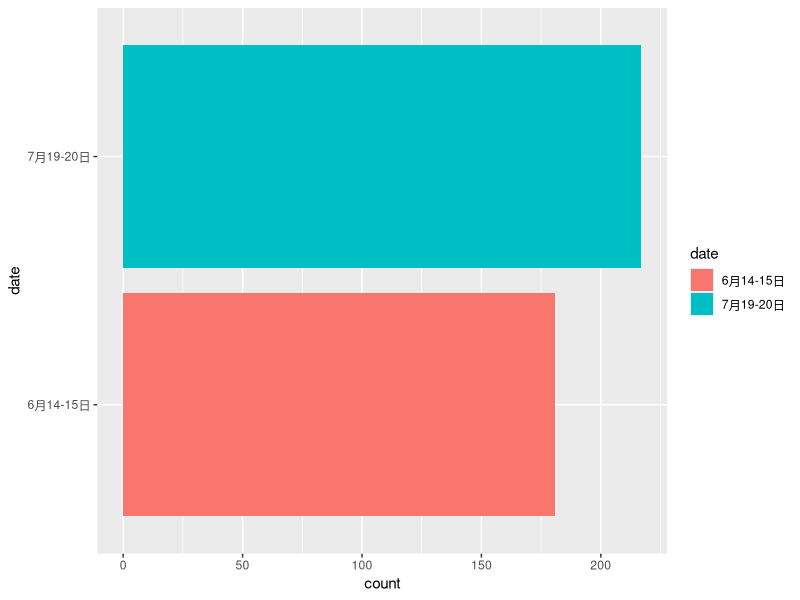
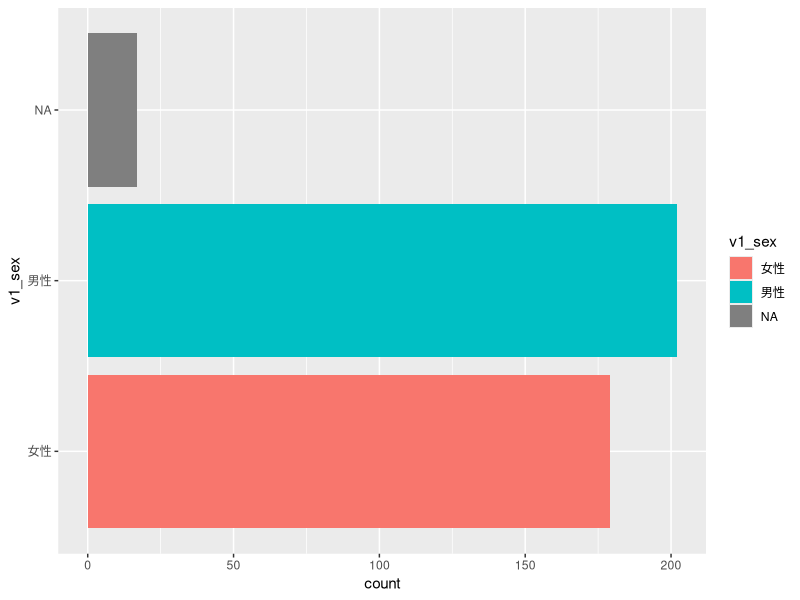
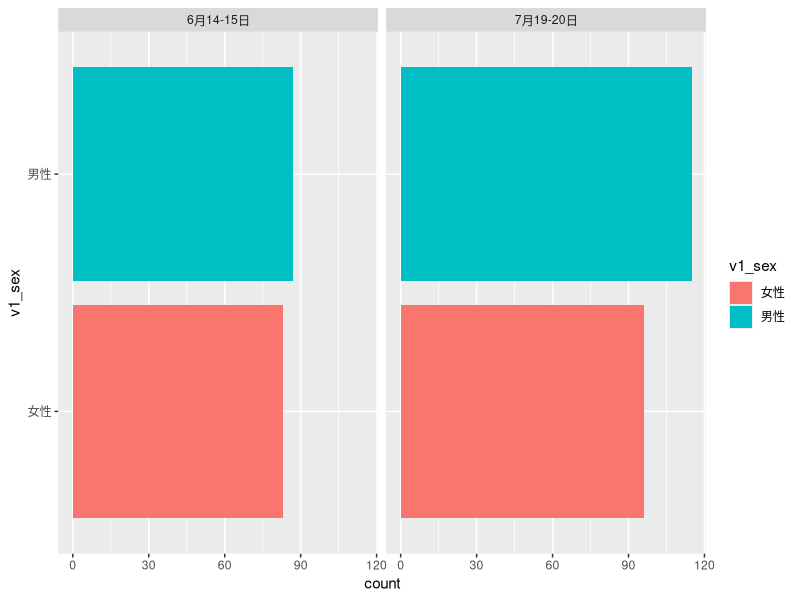
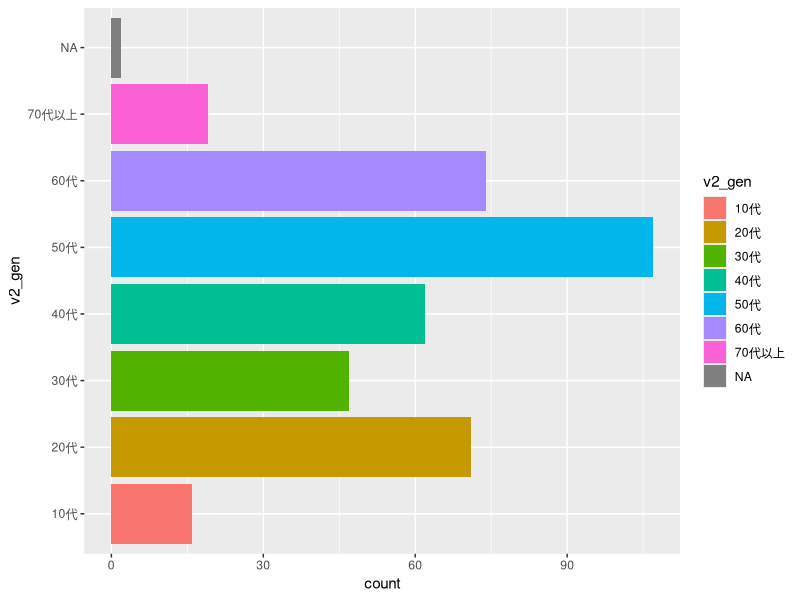
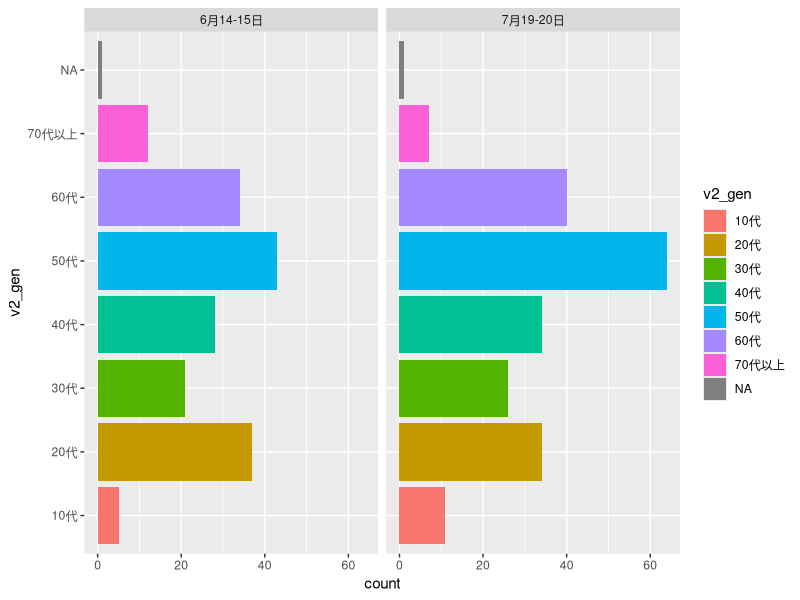

The R script that drew these images, in order:
## ---- chunk 1
#| include: false

library(tidyverse)
## ---- chunk 2
#| include: false

data <- read_csv("kaminoko2025_all.csv")
## ---- chunk 3
# 必要に応じて追加

## ---- chunk 4
data |> 
  ggplot(aes(y = date, fill = date)) +
  geom_bar()
## ---- chunk 5
data |> 
  ggplot(aes(y = v1_sex, fill = v1_sex)) +
  geom_bar()
## ---- chunk 6
data |> 
  filter(!is.na(v1_sex)) |> 
  ggplot(aes(y = v1_sex, fill = v1_sex)) +
  geom_bar() +
  facet_wrap(~date)
## ---- chunk 7
data |> 
  ggplot(aes(y = v2_gen, fill = v2_gen)) +
  geom_bar()
## ---- chunk 8
data |> 
  ggplot(aes(y = v2_gen, fill = v2_gen)) +
  geom_bar() +
  facet_wrap(~date)
